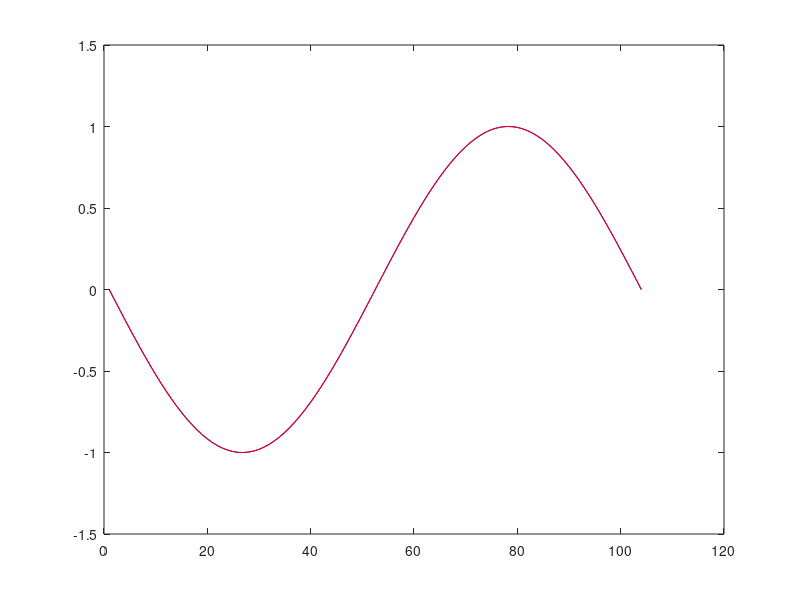
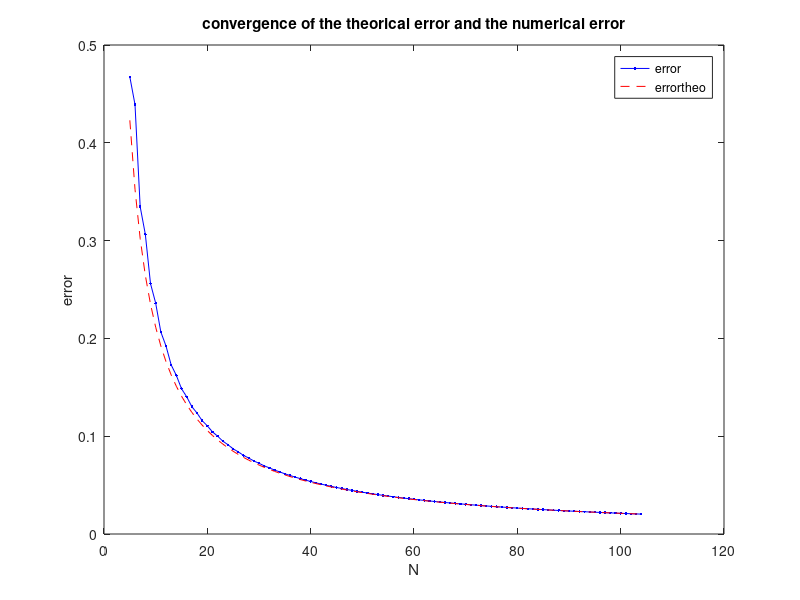
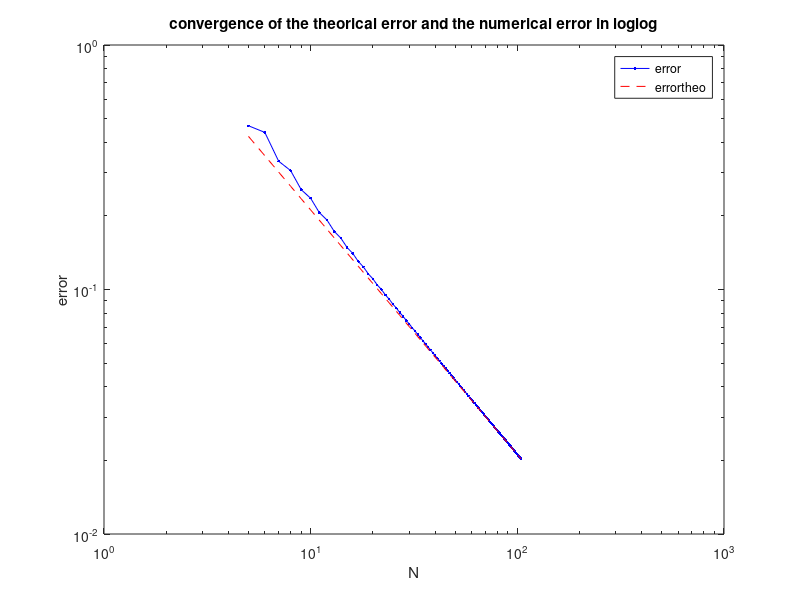

Here is the MATLAB script that generated these plots, in order:
%{
# Convergence of the solution
%}

clear all; clf

% parameters
L=2*pi; % domain length
N=5; % number of points

% the grid
for z=1:100
x=linspace(0,L,N)';
h=x(2)-x(1); % the grid size

% first derivative
D=zeros(N,N);
D(1,1:3)=[-3/2, 2, -1/2]/h;
for ind=2:N-1
    D(ind,ind-1:ind+1)=[-1/2, 0, 1/2]/h;
end
D(end,end-2:end)=[1/2, -2, 3/2]/h;

% second derivative
DD=zeros(N,N);
DD(1,1:3)=[1, -2, 1]/h^2;
for ind=2:N-1
    DD(ind,ind-1:ind+1)=[1, -2, 1]/h^2;
end
DD(end,end-2:end)=[1, -2, 1]/h^2;

I=eye(N);
DD(1,:)=I(1,:);
DD(N,:)=I(N,:);


b=sin (x); b(1)=0 ;b(N)=0 % boundary condition


f=DD\b; % calcul of the solution

error(z)=sum(abs(f+sin(x)))%error


N=N+1

end
figure(1)   % compare the theorical solution and the numirical solution
plot (f,'b')
hold on
plot (-sin(x),'r')

figure(2)
Nvec=5:104; 
errortheo=1./(Nvec.^1);
errortheo=errortheo/errortheo(end)*error(end);
plot(Nvec,error,'b.-',Nvec,errortheo,'r--') %compare the theorical error and the numerical error
legend('error','errortheo')
title('convergence of the theorical error and the numerical error')
xlabel('N');
ylabel('error')

figure(3)
loglog(Nvec,error,'b.-',Nvec,errortheo,'r--') %compare the theorical error and the numirical error in loglog
legend('error','errortheo')
title('convergence of the theorical error and the numerical error in loglog')
xlabel('N');
ylabel('error')

%{
![The results](/sandbox/easystab/convergence)
%}